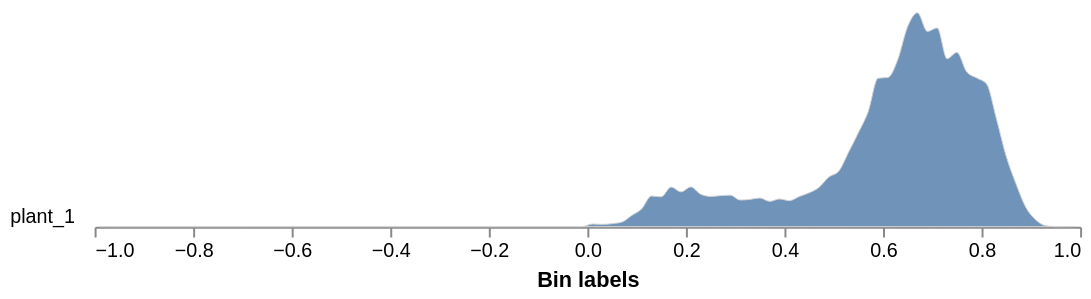

Source (notebook cell):
### Code cell
# SAVI (Soil Adjusted Vegetation Index) - like NDVI, but reduces the influence of soil brightness in the background
# Calculate the index for the whole image
savi_index = pcv.spectral_index.savi(ms, distance=55)
savi_index.array_type = "index_savi"  # workaround: set manually since spectral_index functions don't set this
# Graph the histogram of the spectral index, masking so that you only have the plant
savi_output=pcv.analyze.spectral_index(index_img=savi_index, labeled_mask=kept_mask,
                           min_bin=-1, max_bin=1, label="plant")
# Pseudocolor the image as a visualization
savi_img = pcv.visualize.pseudocolor(gray_img = savi_index.array_data, mask=kept_mask, cmap='jet', 
                                           min_value=-0.25, max_value=1)

### Figure 1 — Vega-Lite specification as saved in the notebook (floating-point values rounded to 4 significant figures)
{"config": {"view": {"continuousWidth": 300, "continuousHeight": 300, "stroke": null}, "axis": {"grid": false}, "facet": {"columns": 1, "spacing": 0}, "title": {"anchor": "end"}}, "data": {"name": "data-c98eb17077627907db85e9eca1d6e9d9"}, "facet": {"field": "sample", "header": {"labelAngle": 0, "labelAlign": "left", "labelOrient": "left"}, "title": null, "type": "nominal"}, "spec": {"mark": {"type": "area", "fillOpacity": 0.8, "interpolate": "monotone", "stroke": "lightgray", "strokeWidth": 0.5}, "encoding": {"x": {"field": "label", "title": "Bin labels", "type": "quantitative"}, "y": {"axis": null, "field": "value", "scale": {"range": [10, -100]}, "type": "quantitative"}}, "height": 10, "width": 500}, "bounds": "flush", "$schema": "https://vega.github.io/schema/vega-lite/v5.20.1.json", "datasets": {"data-c98eb17077627907db85e9eca1d6e9d9": [{"sample": "plant_1", "value": 0.0, "label": -0.99}, {"sample": "plant_1", "value": 0.0, "label": -0.97}, {"sample": "plant_1", "value": 0.0, "label": -0.95}, {"sample": "plant_1", "value": 0.0, "label": -0.93}, {"sample": "plant_1", "value": 0.0, "label": -0.91}, {"sample": "plant_1", "value": 0.0, "label": -0.89}, {"sample": "plant_1", "value": 0.0, "label": -0.87}, {"sample": "plant_1", "value": 0.0, "label": -0.85}, {"sample": "plant_1", "value": 0.0, "label": -0.83}, {"sample": "plant_1", "value": 0.0, "label": -0.81}, {"sample": "plant_1", "value": 0.0, "label": -0.79}, {"sample": "plant_1", "value": 0.0, "label": -0.77}, {"sample": "plant_1", "value": 0.0, "label": -0.75}, {"sample": "plant_1", "value": 0.0, "label": -0.73}, {"sample": "plant_1", "value": 0.0, "label": -0.71}, {"sample": "plant_1", "value": 0.0, "label": -0.69}, {"sample": "plant_1", "value": 0.0, "label": -0.67}, {"sample": "plant_1", "value": 0.0, "label": -0.65}, {"sample": "plant_1", "value": 0.0, "label": -0.63}, {"sample": "plant_1", "value": 0.0, "label": -0.61}, {"sample": "plant_1", "value": 0.0, "label": -0.59}, {"sample": "plant_1", "value": 0.0, "label": -0.57}, {"sample": "plant_1", "value": 0.0, "label": -0.55}, {"sample": "plant_1", "value": 0.0, "label": -0.53}, {"sample": "plant_1", "value": 0.0, "label": -0.51}, {"sample": "plant_1", "value": 0.0, "label": -0.49}, {"sample": "plant_1", "value": 0.0, "label": -0.47}, {"sample": "plant_1", "value": 0.0, "label": -0.45}, {"sample": "plant_1", "value": 0.0, "label": -0.43}, {"sample": "plant_1", "value": 0.0, "label": -0.41}, {"sample": "plant_1", "value": 0.0, "label": -0.39}, {"sample": "plant_1", "value": 0.0, "label": -0.37}, {"sample": "plant_1", "value": 0.0, "label": -0.35}, {"sample": "plant_1", "value": 0.0, "label": -0.33}, {"sample": "plant_1", "value": 0.0, "label": -0.31}, {"sample": "plant_1", "value": 0.0, "label": -0.29}, {"sample": "plant_1", "value": 0.0, "label": -0.27}, {"sample": "plant_1", "value": 0.0, "label": -0.25}, {"sample": "plant_1", "value": 0.0, "label": -0.23}, {"sample": "plant_1", "value": 0.0, "label": -0.21}, {"sample": "plant_1", "value": 0.0, "label": -0.19}, {"sample": "plant_1", "value": 0.0, "label": -0.17}, {"sample": "plant_1", "value": 0.0, "label": -0.15}, {"sample": "plant_1", "value": 0.0, "label": -0.13}, {"sample": "plant_1", "value": 0.0, "label": -0.11}, {"sample": "plant_1", "value": 0.0, "label": -0.09}, {"sample": "plant_1", "value": 0.0, "label": -0.07}, {"sample": "plant_1", "value": 0.0, "label": -0.05}, {"sample": "plant_1", "value": 0.0, "label": -0.03}, {"sample": "plant_1", "value": 0.0, "label": -0.01}, {"sample": "plant_1", "value": 0.08007, "label": 0.01}, {"sample": "plant_1", "value": 0.06927, "label": 0.03}, {"sample": "plant_1", "value": 0.08996, "label": 0.05}, {"sample": "plant_1", "value": 0.1367, "label": 0.07}, {"sample": "plant_1", "value": 0.3365, "label": 0.09}, {"sample": "plant_1", "value": 0.5281, "label": 0.11}, {"sample": "plant_1", "value": 0.9194, "label": 0.13}, {"sample": "plant_1", "value": 0.8951, "label": 0.15}, {"sample": "plant_1", "value": 1.187, "label": 0.17}, {"sample": "plant_1", "value": 1.042, "label": 0.19}, {"sample": "plant_1", "value": 1.193, "label": 0.21}, {"sample": "plant_1", "value": 0.9725, "label": 0.23}, {"sample": "plant_1", "value": 0.9077, "label": 0.25}, {"sample": "plant_1", "value": 0.9302, "label": 0.27}, {"sample": "plant_1", "value": 0.9455, "label": 0.29}, {"sample": "plant_1", "value": 0.798, "label": 0.31}, {"sample": "plant_1", "value": 0.8178, "label": 0.33}, {"sample": "plant_1", "value": 0.8591, "label": 0.35}, {"sample": "plant_1", "value": 0.7584, "label": 0.37}, {"sample": "plant_1", "value": 0.8294, "label": 0.39}, {"sample": "plant_1", "value": 0.78, "label": 0.41}, {"sample": "plant_1", "value": 0.9032, "label": 0.43}, {"sample": "plant_1", "value": 1.014, "label": 0.45}, {"sample": "plant_1", "value": 1.178, "label": 0.47}, {"sample": "plant_1", "value": 1.486, "label": 0.49}, {"sample": "plant_1", "value": 1.659, "label": 0.51}, {"sample": "plant_1", "value": 2.227, "label": 0.53}, {"sample": "plant_1", "value": 2.819, "label": 0.55}, {"sample": "plant_1", "value": 3.451, "label": 0.57}, {"sample": "plant_1", "value": 4.45, "label": 0.59}, {"sample": "plant_1", "value": 4.471, "label": 0.61}, {"sample": "plant_1", "value": 5.012, "label": 0.63}, {"sample": "plant_1", "value": 5.999, "label": 0.65}, {"sample": "plant_1", "value": 6.41, "label": 0.67}, {"sample": "plant_1", "value": 5.853, "label": 0.69}, {"sample": "plant_1", "value": 5.959, "label": 0.71}, {"sample": "plant_1", "value": 5.037, "label": 0.73}, {"sample": "plant_1", "value": 5.223, "label": 0.75}, {"sample": "plant_1", "value": 4.636, "label": 0.77}, {"sample": "plant_1", "value": 4.459, "label": 0.79}, {"sample": "plant_1", "value": 4.285, "label": 0.81}, {"sample": "plant_1", "value": 3.246, "label": 0.83}, {"sample": "plant_1", "value": 2.112, "label": 0.85}, {"sample": "plant_1", "value": 1.281, "label": 0.87}, {"sample": "plant_1", "value": 0.5749, "label": 0.89}, {"sample": "plant_1", "value": 0.2015, "label": 0.91}, {"sample": "plant_1", "value": 0.02969, "label": 0.93}, {"sample": "plant_1", "value": 0.0, "label": 0.95}, {"sample": "plant_1", "value": 0.0, "label": 0.97}, {"sample": "plant_1", "value": 0.003598, "label": 0.99}]}}
